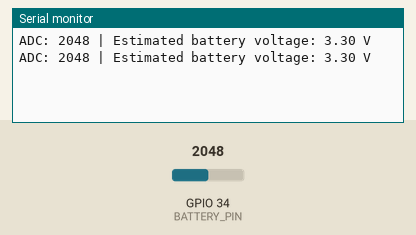
Simulated run of this sketch. Board: ESP32. On the bench: the last lines printed to the serial monitor. The test bench sets the inputs (shaded band); at power-on: GPIO 34 (BATTERY_PIN) = 2048 (analog values on the 0–4095 scale).

Above: at 1.8 s.
1.9 s: GPIO 34 (BATTERY_PIN) set to 2866
At 2.8 s:
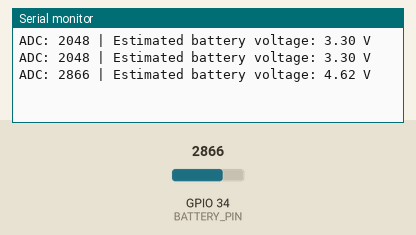
3.4 s: GPIO 34 (BATTERY_PIN) set to 3603
At 4.6 s:
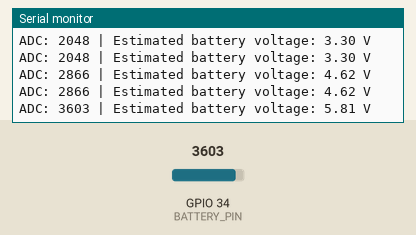
Timing chart, 0 to 6.4 s (numbered marks = the images above; inputs shaded):
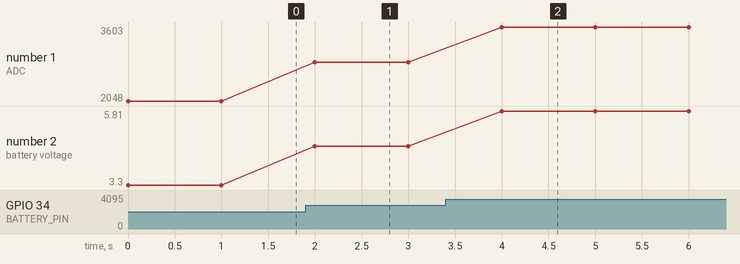

Measured:
- after the input at 1.9 s, the serial monitor: prints a new line after 0.10 s (image 1)
- after the input at 3.4 s, the serial monitor: prints a new line after 0.60 s (image 2)
- plotted number 1: 2048 → 2866 after the input at 1.9 s, 2866 → 3603 after the input at 3.4 s
- plotted number 2: 3.3 → 4.62 after the input at 1.9 s, 4.62 → 5.81 after the input at 3.4 s

The sketch:

day_76_power_and_battery_basics.ino
```cpp
// Day 76: Measure a battery through a resistor divider.
// Example: battery + -> 100k -> GPIO34 -> 100k -> GND; battery - -> GND.
// Never connect a LiPo cell directly to an ESP32 ADC pin.
const int BATTERY_PIN=34;
const float R_TOP=100000.0f;
const float R_BOTTOM=100000.0f;
const float ADC_REFERENCE=3.3f;
void setup(){
  Serial.begin(115200);
  analogReadResolution(12);
}
void loop(){
  int raw=analogRead(BATTERY_PIN);
  float pinVoltage=(raw/4095.0f)*ADC_REFERENCE;
  float batteryVoltage=pinVoltage*(R_TOP+R_BOTTOM)/R_BOTTOM;
  Serial.print("ADC: "); Serial.print(raw);
  Serial.print(" | Estimated battery voltage: ");
  Serial.print(batteryVoltage,2); Serial.println(" V");
  delay(1000);
}
```
